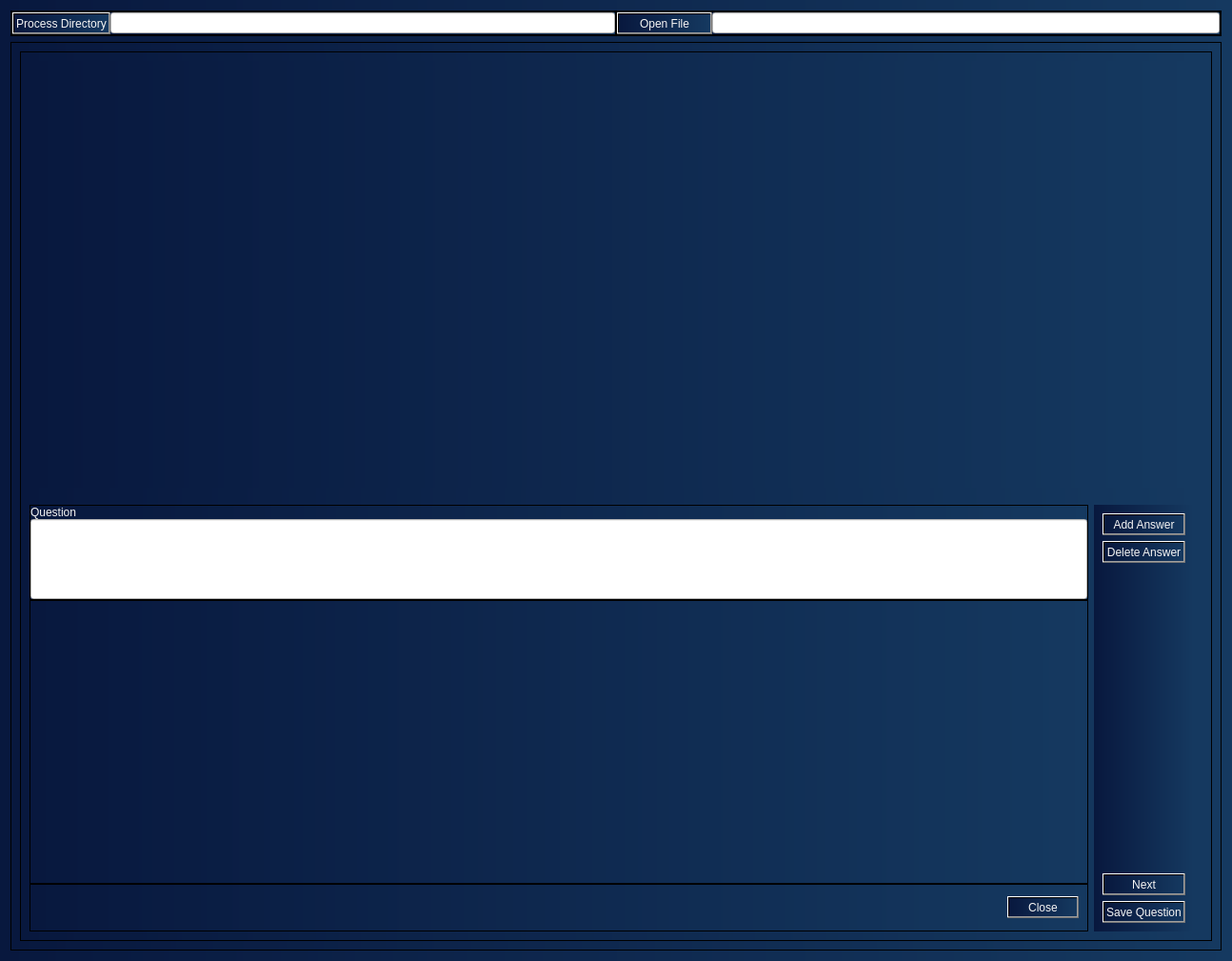
<?xml version="1.0" encoding="UTF-8"?>
<ui version="4.0">
 <class>Dialog</class>
 <widget class="QDialog" name="Dialog">
  <property name="geometry">
   <rect>
    <x>0</x>
    <y>0</y>
    <width>1294</width>
    <height>1009</height>
   </rect>
  </property>
  <property name="sizePolicy">
   <sizepolicy hsizetype="Maximum" vsizetype="Minimum">
    <horstretch>0</horstretch>
    <verstretch>0</verstretch>
   </sizepolicy>
  </property>
  <property name="windowTitle">
   <string>Dialog</string>
  </property>
  <property name="styleSheet">
   <string notr="true">
background-color: qlineargradient(spread:pad, x1:0, y1:0, x2:1, y2:0, stop:0 rgba(8, 24, 62, 255), stop:1 rgba(21, 57, 96, 255));
color: rgb(246, 245, 244);</string>
  </property>
  <layout class="QVBoxLayout" name="verticalLayout">
   <item>
    <widget class="QFrame" name="frame">
     <property name="maximumSize">
      <size>
       <width>16777215</width>
       <height>50</height>
      </size>
     </property>
     <property name="styleSheet">
      <string notr="true">
background-color: qlineargradient(spread:pad, x1:0, y1:0, x2:1, y2:0, stop:0 rgba(8, 24, 62, 255), stop:1 rgba(21, 57, 96, 255));
color: rgb(246, 245, 244);</string>
     </property>
     <property name="frameShape">
      <enum>QFrame::StyledPanel</enum>
     </property>
     <property name="frameShadow">
      <enum>QFrame::Raised</enum>
     </property>
     <layout class="QHBoxLayout" name="horizontalLayout">
      <property name="spacing">
       <number>0</number>
      </property>
      <property name="leftMargin">
       <number>0</number>
      </property>
      <property name="topMargin">
       <number>0</number>
      </property>
      <property name="rightMargin">
       <number>0</number>
      </property>
      <property name="bottomMargin">
       <number>0</number>
      </property>
      <item>
       <widget class="QFrame" name="frame_4">
        <property name="frameShape">
         <enum>QFrame::StyledPanel</enum>
        </property>
        <property name="frameShadow">
         <enum>QFrame::Raised</enum>
        </property>
        <layout class="QHBoxLayout" name="horizontalLayout_2">
         <property name="spacing">
          <number>0</number>
         </property>
         <property name="leftMargin">
          <number>0</number>
         </property>
         <property name="topMargin">
          <number>0</number>
         </property>
         <property name="rightMargin">
          <number>0</number>
         </property>
         <property name="bottomMargin">
          <number>0</number>
         </property>
         <item>
          <widget class="QPushButton" name="process_directory_pb">
           <property name="text">
            <string>Process Directory</string>
           </property>
           <property name="icon">
            <iconset>
             <normalon>:/icons/images/directory.png</normalon>
            </iconset>
           </property>
          </widget>
         </item>
         <item>
          <widget class="QLineEdit" name="process_directory_le">
           <property name="styleSheet">
            <string notr="true">background-color: rgb(255, 255, 255);
color: rgb(36, 31, 49);</string>
           </property>
          </widget>
         </item>
        </layout>
       </widget>
      </item>
      <item>
       <widget class="QFrame" name="frame_5">
        <property name="frameShape">
         <enum>QFrame::StyledPanel</enum>
        </property>
        <property name="frameShadow">
         <enum>QFrame::Raised</enum>
        </property>
        <layout class="QHBoxLayout" name="horizontalLayout_3">
         <property name="spacing">
          <number>0</number>
         </property>
         <property name="leftMargin">
          <number>0</number>
         </property>
         <property name="topMargin">
          <number>0</number>
         </property>
         <property name="rightMargin">
          <number>0</number>
         </property>
         <property name="bottomMargin">
          <number>0</number>
         </property>
         <item>
          <widget class="QPushButton" name="process_image_pb">
           <property name="minimumSize">
            <size>
             <width>100</width>
             <height>0</height>
            </size>
           </property>
           <property name="text">
            <string>Open File</string>
           </property>
           <property name="icon">
            <iconset>
             <normalon>:/icons/images/image.png</normalon>
            </iconset>
           </property>
          </widget>
         </item>
         <item>
          <widget class="QLineEdit" name="process_image_le">
           <property name="styleSheet">
            <string notr="true">background-color: rgb(255, 255, 255);
color: rgb(36, 31, 49);</string>
           </property>
          </widget>
         </item>
        </layout>
       </widget>
      </item>
     </layout>
    </widget>
   </item>
   <item>
    <widget class="QFrame" name="frame_3">
     <property name="frameShape">
      <enum>QFrame::StyledPanel</enum>
     </property>
     <property name="frameShadow">
      <enum>QFrame::Raised</enum>
     </property>
     <layout class="QVBoxLayout" name="verticalLayout_2">
      <item>
       <widget class="QFrame" name="frame_2">
        <property name="frameShape">
         <enum>QFrame::StyledPanel</enum>
        </property>
        <property name="frameShadow">
         <enum>QFrame::Raised</enum>
        </property>
        <layout class="QVBoxLayout" name="verticalLayout_3">
         <property name="spacing">
          <number>0</number>
         </property>
         <property name="leftMargin">
          <number>0</number>
         </property>
         <property name="topMargin">
          <number>0</number>
         </property>
         <property name="bottomMargin">
          <number>0</number>
         </property>
         <item>
          <widget class="QWidget" name="image_widget" native="true">
           <property name="sizePolicy">
            <sizepolicy hsizetype="Preferred" vsizetype="Preferred">
             <horstretch>1</horstretch>
             <verstretch>1</verstretch>
            </sizepolicy>
           </property>
           <property name="styleSheet">
            <string notr="true">
background-color: qlineargradient(spread:pad, x1:0, y1:0, x2:1, y2:0, stop:0 rgba(8, 24, 62, 255), stop:1 rgba(21, 57, 96, 255));
color: rgb(246, 245, 244);</string>
           </property>
           <layout class="QHBoxLayout" name="horizontalLayout_5">
            <item>
             <widget class="QLabel" name="image_label">
              <property name="text">
               <string/>
              </property>
             </widget>
            </item>
           </layout>
          </widget>
         </item>
         <item>
          <widget class="QWidget" name="form_edit_widget" native="true">
           <property name="sizePolicy">
            <sizepolicy hsizetype="Preferred" vsizetype="Preferred">
             <horstretch>1</horstretch>
             <verstretch>1</verstretch>
            </sizepolicy>
           </property>
           <property name="styleSheet">
            <string notr="true">
background-color: qlineargradient(spread:pad, x1:0, y1:0, x2:1, y2:0, stop:0 rgba(8, 24, 62, 255), stop:1 rgba(21, 57, 96, 255));
color: rgb(246, 245, 244);</string>
           </property>
           <layout class="QHBoxLayout" name="horizontalLayout_4">
            <item>
             <widget class="QWidget" name="widget_2" native="true">
              <layout class="QVBoxLayout" name="verticalLayout_5">
               <property name="spacing">
                <number>0</number>
               </property>
               <property name="leftMargin">
                <number>0</number>
               </property>
               <property name="topMargin">
                <number>0</number>
               </property>
               <property name="rightMargin">
                <number>0</number>
               </property>
               <property name="bottomMargin">
                <number>0</number>
               </property>
               <item>
                <widget class="QFrame" name="frame_6">
                 <property name="maximumSize">
                  <size>
                   <width>16777215</width>
                   <height>100</height>
                  </size>
                 </property>
                 <property name="frameShape">
                  <enum>QFrame::StyledPanel</enum>
                 </property>
                 <property name="frameShadow">
                  <enum>QFrame::Raised</enum>
                 </property>
                 <layout class="QVBoxLayout" name="verticalLayout_6">
                  <property name="spacing">
                   <number>0</number>
                  </property>
                  <property name="leftMargin">
                   <number>0</number>
                  </property>
                  <property name="topMargin">
                   <number>0</number>
                  </property>
                  <property name="rightMargin">
                   <number>0</number>
                  </property>
                  <property name="bottomMargin">
                   <number>0</number>
                  </property>
                  <item>
                   <widget class="QLabel" name="label">
                    <property name="maximumSize">
                     <size>
                      <width>16777215</width>
                      <height>30</height>
                     </size>
                    </property>
                    <property name="text">
                     <string>Question</string>
                    </property>
                   </widget>
                  </item>
                  <item>
                   <widget class="QLineEdit" name="question_edit">
                    <property name="sizePolicy">
                     <sizepolicy hsizetype="Expanding" vsizetype="Expanding">
                      <horstretch>0</horstretch>
                      <verstretch>0</verstretch>
                     </sizepolicy>
                    </property>
                    <property name="styleSheet">
                     <string notr="true">background-color: rgb(255, 255, 255);
color: rgb(36, 31, 49);</string>
                    </property>
                   </widget>
                  </item>
                 </layout>
                </widget>
               </item>
               <item>
                <widget class="QFrame" name="answer_frame">
                 <property name="frameShape">
                  <enum>QFrame::StyledPanel</enum>
                 </property>
                 <property name="frameShadow">
                  <enum>QFrame::Raised</enum>
                 </property>
                </widget>
               </item>
               <item>
                <widget class="QFrame" name="frame_7">
                 <property name="maximumSize">
                  <size>
                   <width>16777215</width>
                   <height>50</height>
                  </size>
                 </property>
                 <property name="frameShape">
                  <enum>QFrame::StyledPanel</enum>
                 </property>
                 <property name="frameShadow">
                  <enum>QFrame::Raised</enum>
                 </property>
                 <layout class="QHBoxLayout" name="horizontalLayout_6">
                  <item>
                   <spacer name="horizontalSpacer">
                    <property name="orientation">
                     <enum>Qt::Horizontal</enum>
                    </property>
                    <property name="sizeHint" stdset="0">
                     <size>
                      <width>970</width>
                      <height>20</height>
                     </size>
                    </property>
                   </spacer>
                  </item>
                  <item>
                   <widget class="QPushButton" name="close_btn">
                    <property name="maximumSize">
                     <size>
                      <width>75</width>
                      <height>16777215</height>
                     </size>
                    </property>
                    <property name="layoutDirection">
                     <enum>Qt::LeftToRight</enum>
                    </property>
                    <property name="text">
                     <string>Close</string>
                    </property>
                    <property name="icon">
                     <iconset>
                      <normalon>:/icons/images/close.png</normalon>
                     </iconset>
                    </property>
                   </widget>
                  </item>
                 </layout>
                </widget>
               </item>
              </layout>
             </widget>
            </item>
            <item>
             <widget class="QWidget" name="widget" native="true">
              <property name="maximumSize">
               <size>
                <width>175</width>
                <height>16777215</height>
               </size>
              </property>
              <layout class="QVBoxLayout" name="verticalLayout_4">
               <item>
                <widget class="QPushButton" name="add_answer_pb">
                 <property name="toolTip">
                  <string>&lt;html&gt;&lt;head/&gt;&lt;body&gt;&lt;p&gt;&lt;span style=&quot; font-size:12pt; color:#f6f5f4;&quot;&gt;Will add an answer edit to the end of the list&lt;/span&gt;&lt;/p&gt;&lt;/body&gt;&lt;/html&gt;</string>
                 </property>
                 <property name="styleSheet">
                  <string notr="true"/>
                 </property>
                 <property name="text">
                  <string>Add Answer</string>
                 </property>
                 <property name="icon">
                  <iconset>
                   <normalon>:/icons/images/add.png</normalon>
                  </iconset>
                 </property>
                </widget>
               </item>
               <item>
                <widget class="QPushButton" name="delete_answer_pb">
                 <property name="toolTip">
                  <string>&lt;html&gt;&lt;head/&gt;&lt;body&gt;&lt;p&gt;&lt;span style=&quot; color:#f6f5f4;&quot;&gt;Will delete the last answer edit in the list&lt;/span&gt;&lt;/p&gt;&lt;/body&gt;&lt;/html&gt;</string>
                 </property>
                 <property name="styleSheet">
                  <string notr="true"/>
                 </property>
                 <property name="text">
                  <string>Delete Answer</string>
                 </property>
                 <property name="icon">
                  <iconset>
                   <normalon>:/icons/images/delete.png</normalon>
                  </iconset>
                 </property>
                </widget>
               </item>
               <item>
                <spacer name="verticalSpacer">
                 <property name="orientation">
                  <enum>Qt::Vertical</enum>
                 </property>
                 <property name="sizeHint" stdset="0">
                  <size>
                   <width>20</width>
                   <height>276</height>
                  </size>
                 </property>
                </spacer>
               </item>
               <item>
                <widget class="QPushButton" name="next_btn">
                 <property name="toolTip">
                  <string>&lt;html&gt;&lt;head/&gt;&lt;body&gt;&lt;p&gt;&lt;span style=&quot; color:#f6f5f4;&quot;&gt;Proceed to the next question if there is one.&lt;/span&gt;&lt;/p&gt;&lt;/body&gt;&lt;/html&gt;</string>
                 </property>
                 <property name="text">
                  <string>Next</string>
                 </property>
                 <property name="icon">
                  <iconset>
                   <normalon>:/icons/images/next.png</normalon>
                  </iconset>
                 </property>
                </widget>
               </item>
               <item>
                <widget class="QPushButton" name="save_btn">
                 <property name="toolTip">
                  <string>&lt;html&gt;&lt;head/&gt;&lt;body&gt;&lt;p&gt;&lt;span style=&quot; font-size:12pt;&quot;&gt;Save as a new question in the database and proceed to the next question if there is one&lt;/span&gt;&lt;/p&gt;&lt;/body&gt;&lt;/html&gt;</string>
                 </property>
                 <property name="text">
                  <string>Save Question</string>
                 </property>
                 <property name="icon">
                  <iconset>
                   <normalon>:/icons/images/save.png</normalon>
                  </iconset>
                 </property>
                </widget>
               </item>
              </layout>
             </widget>
            </item>
           </layout>
          </widget>
         </item>
        </layout>
       </widget>
      </item>
     </layout>
    </widget>
   </item>
  </layout>
 </widget>
 <resources>
  <include location="../../resources.qrc"/>
 </resources>
 <connections/>
</ui>
